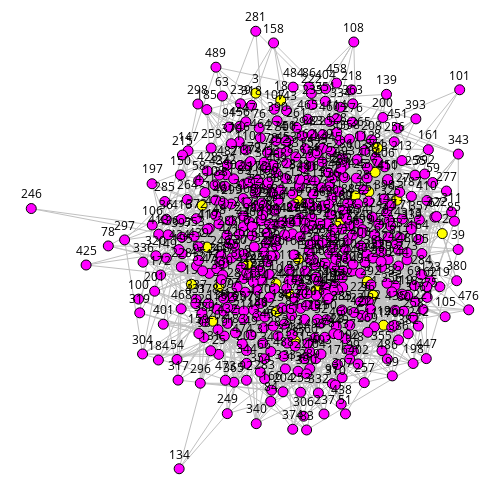

Source (notebook cell):
### Code cell
sn.reset_edge_colors(g)
sn.reset_positions(g)
sn.show_graph(g, nlab=True)

### Figure 1 — Plotly figure (JSON) as saved in the notebook; plotly's stock layout.template omitted (floating-point values rounded to 4 significant figures; data arrays with more than 128 entries replaced by an {"elided": "..."} marker saying what was removed)
{"data": [{"hoverinfo": "none", "line": {"color": "rgb(192, 192, 192)", "width": 1}, "mode": "lines", "x": {"elided": "7620 float values"}, "y": {"elided": "7620 float values"}}, {"hoverinfo": "none", "marker": {"color": "rgb(255, 255, 0)", "line": {"color": "rgb(0, 0, 0)", "width": 1}, "size": 10}, "mode": "markers+text", "text": [0, 1, 2, 3, 4, 5, 6, 7, 8, 9, 10, 11, 12, 13, 14, 15, 16, 17, 18, 19, 20, 21, 22, 23, 24], "textfont": {"color": "rgb(0, 0, 0)"}, "textposition": "top center", "x": [0.4945, 0.6103, 0.3906, 0.5131, 0.7817, 0.7053, 0.786, 0.7717, 0.7916, 0.7682, 0.5598, 0.4144, 0.9395, 0.8357, 0.6038, 0.3662, 0.7406, 0.6097, 0.5703, 0.8053, 0.6525, 0.5894, 0.4016, 0.5609, 0.4292], "y": [0.4666, 0.479, 0.6018, 0.8585, 0.3968, 0.5628, 0.6776, 0.6325, 0.7334, 0.4285, 0.4231, 0.3372, 0.5375, 0.6138, 0.292, 0.4217, 0.6238, 0.6131, 0.8421, 0.3281, 0.4094, 0.4, 0.5068, 0.3589, 0.4166]}, {"hoverinfo": "none", "marker": {"color": "rgb(255, 0, 255)", "line": {"color": "rgb(0, 0, 0)", "width": 1}, "size": 10}, "mode": "markers+text", "text": {"elided": "475 int values"}, "textfont": {"color": "rgb(0, 0, 0)"}, "textposition": "top center", "x": {"elided": "475 float values"}, "y": {"elided": "475 float values"}}], "layout": {"height": 500, "margin": {"b": 0, "l": 0, "r": 0, "t": 0}, "showlegend": false, "width": 500, "xaxis": {"showgrid": false, "showticklabels": false, "zeroline": false}, "yaxis": {"showgrid": false, "showticklabels": false, "zeroline": false}}}
